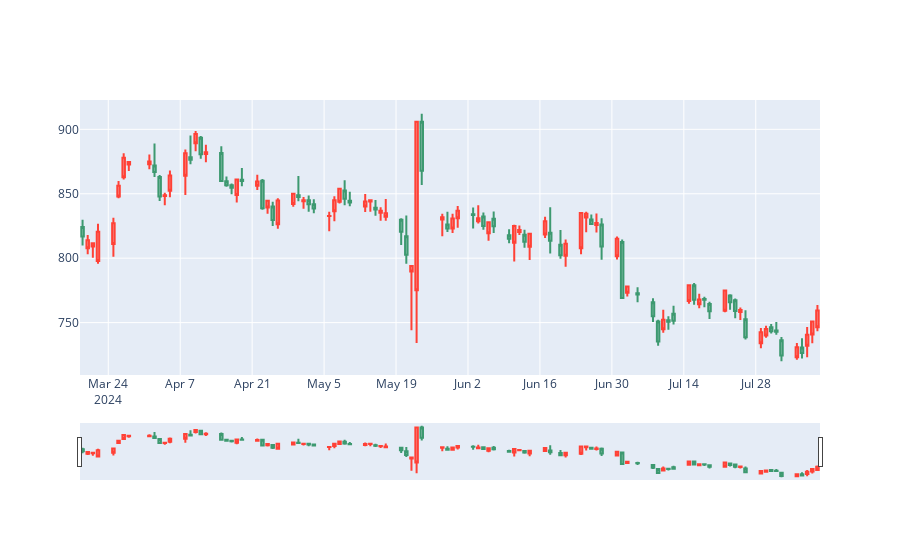

The code cell stored with this chart in its notebook:
### Code cell
fig = go.Figure(go.Candlestick(x=df1.index,
                open=df['1. open'],
                high=df['2. high'],
                low=df['3. low'],
                close=df['4. close']))
fig.show()
